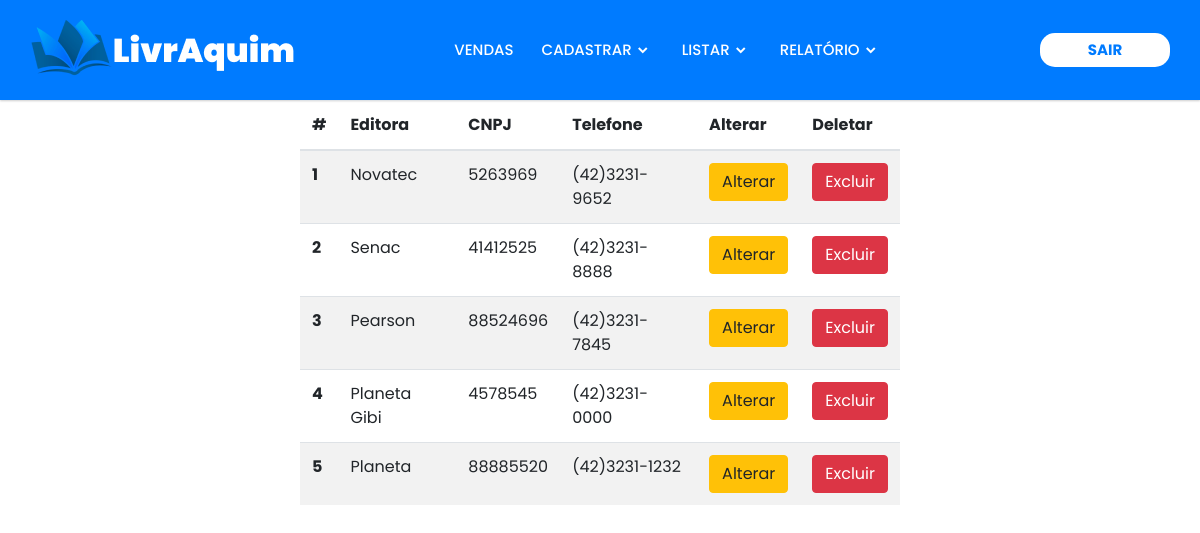
/view/listar_editora.php (signed in), run on the app's committed database.
### tables this page shows
CREATE TABLE editora(
id_editora INTEGER NOT NULL PRIMARY KEY AUTO_INCREMENT,
nome VARCHAR(255),
cnpj VARCHAR(255),
telefone VARCHAR(255));

### banco/Banco.php (called while the page is built, shortened)
<?php
class Banco extends PDO{
    public $conex;
    public function __construct(){
        $this->conex = new PDO('mysql:host=localhost;dbname=livraria',"root","",array(PDO::MYSQL_ATTR_INIT_COMMAND => "SET NAMES utf8"));
    }
    public function consultar($sql){
		$resultado=$this->conex->query($sql);
		$num_linhas=$resultado->rowCount();
		if($num_linhas==1){
			return $resultado->fetch(PDO::FETCH_ASSOC);
		}
        elseif($num_linhas>1){
			return $resultado;
		}
		else{
			return false;
		}
	}
}
?>

### controle/editora.php (called while the page is built, shortened)
<?php
require_once  ("../banco/Banco.php");
require_once  ("classes/Editora.php");
function listar(){
    $editora = new Editora();
    $editora->listarEditora();
}
?>

### controle/classes/Editora.php (the view, shortened to what this page needs)
<?php
  require_once('../banco/Banco.php');
  class Editora{
    public $banco;
    public function __construct(){
      $this->banco = new Banco();
    }
    public function listarEditora(){
      $sql = "select*from editora";
      $resultado = $this->banco->consultar($sql);
      while($linha = $resultado->fetch(PDO::FETCH_ASSOC)){
        echo "<tr>
                <th scope='row'>$linha[id_editora]</th>
                <td>$linha[nome]</td>
                <td>$linha[cnpj]</td>
                <td>$linha[telefone]</td>
                <td><a href='../controle/editora.php?id_editora=$linha[id_editora]&op=a'><button class='btn btn-warning'>Alterar</button></a></td>
                <td><a href='../controle/editora.php?id_editora=$linha[id_editora]&op=d'><button class='btn btn-danger'>Excluir</button></a></td>
              </tr>";
      }
    }
  }
?>

### css/cabecalho.css (style rules this page uses)
* { margin: 0; padding: 0; box-sizing: border-box; font-family: 'Poppins', sans-serif; }

### data on the page
editora: id_editora "1", nome "Novatec", cnpj "5263969", telefone "(42)3231-9652"
editora: id_editora "2", nome "Senac", cnpj "41412525", telefone "(42)3231-8888"
editora: id_editora "3", nome "Pearson", cnpj "88524696", telefone "(42)3231-7845"
editora: id_editora "4", nome "Planeta Gibi", cnpj "4578545", telefone "(42)3231-0000"
editora: id_editora "5", nome "Planeta", cnpj "88885520", telefone "(42)3231-1232"
